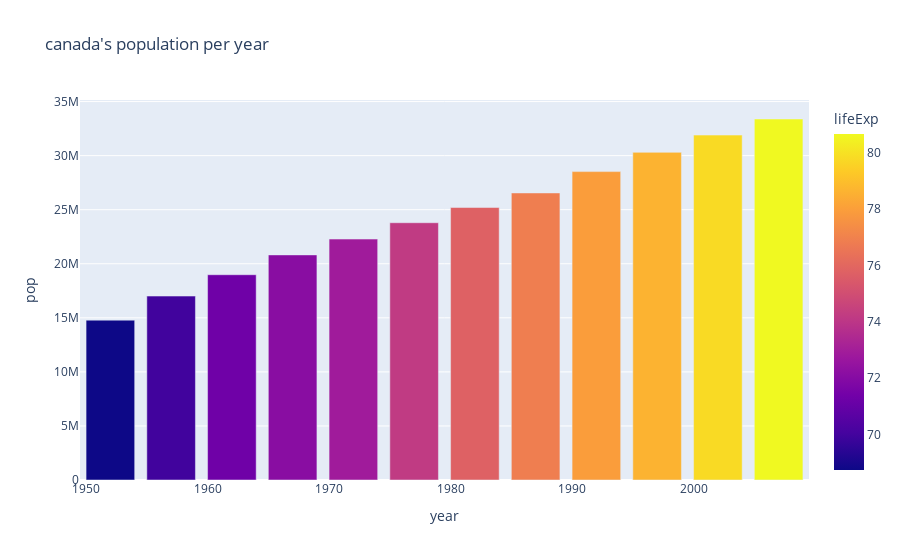

Notebook code for this chart:
### Code cell
# Evolution of canada's population per year and per life expectancy
canada_df = gapminder_df.query("country=='Canada'")
fig = px.bar(canada_df, x= 'year', y='pop', title="canada's population per year", color='lifeExp')
fig.show()

### Figure 1 — Plotly figure (JSON) as saved in the notebook; plotly's stock layout.template omitted (floating-point values rounded to 4 significant figures)
{"data": [{"alignmentgroup": "True", "hovertemplate": "year=%{x}<br>pop=%{y}<br>lifeExp=%{marker.color}<extra></extra>", "legendgroup": "", "marker": {"color": [68.75, 69.96, 71.3, 72.13, 72.88, 74.21, 75.76, 76.86, 77.95, 78.61, 79.77, 80.65], "coloraxis": "coloraxis", "pattern": {"shape": ""}}, "name": "", "offsetgroup": "", "orientation": "v", "showlegend": false, "textposition": "auto", "type": "bar", "x": [1952, 1957, 1962, 1967, 1972, 1977, 1982, 1987, 1992, 1997, 2002, 2007], "xaxis": "x", "y": [14785584, 17010154, 18985849, 20819767, 22284500, 23796400, 25201900, 26549700, 28523502, 30305843, 31902268, 33390141], "yaxis": "y"}], "layout": {"barmode": "relative", "coloraxis": {"colorbar": {"title": {"text": "lifeExp"}}, "colorscale": [[0, "#0d0887"], [0.1111, "#46039f"], [0.2222, "#7201a8"], [0.3333, "#9c179e"], [0.4444, "#bd3786"], [0.5556, "#d8576b"], [0.6667, "#ed7953"], [0.7778, "#fb9f3a"], [0.8889, "#fdca26"], [1, "#f0f921"]]}, "legend": {"tracegroupgap": 0}, "title": {"text": "canada's population per year"}, "xaxis": {"anchor": "y", "domain": [0, 1], "title": {"text": "year"}}, "yaxis": {"anchor": "x", "domain": [0, 1], "title": {"text": "pop"}}}}
